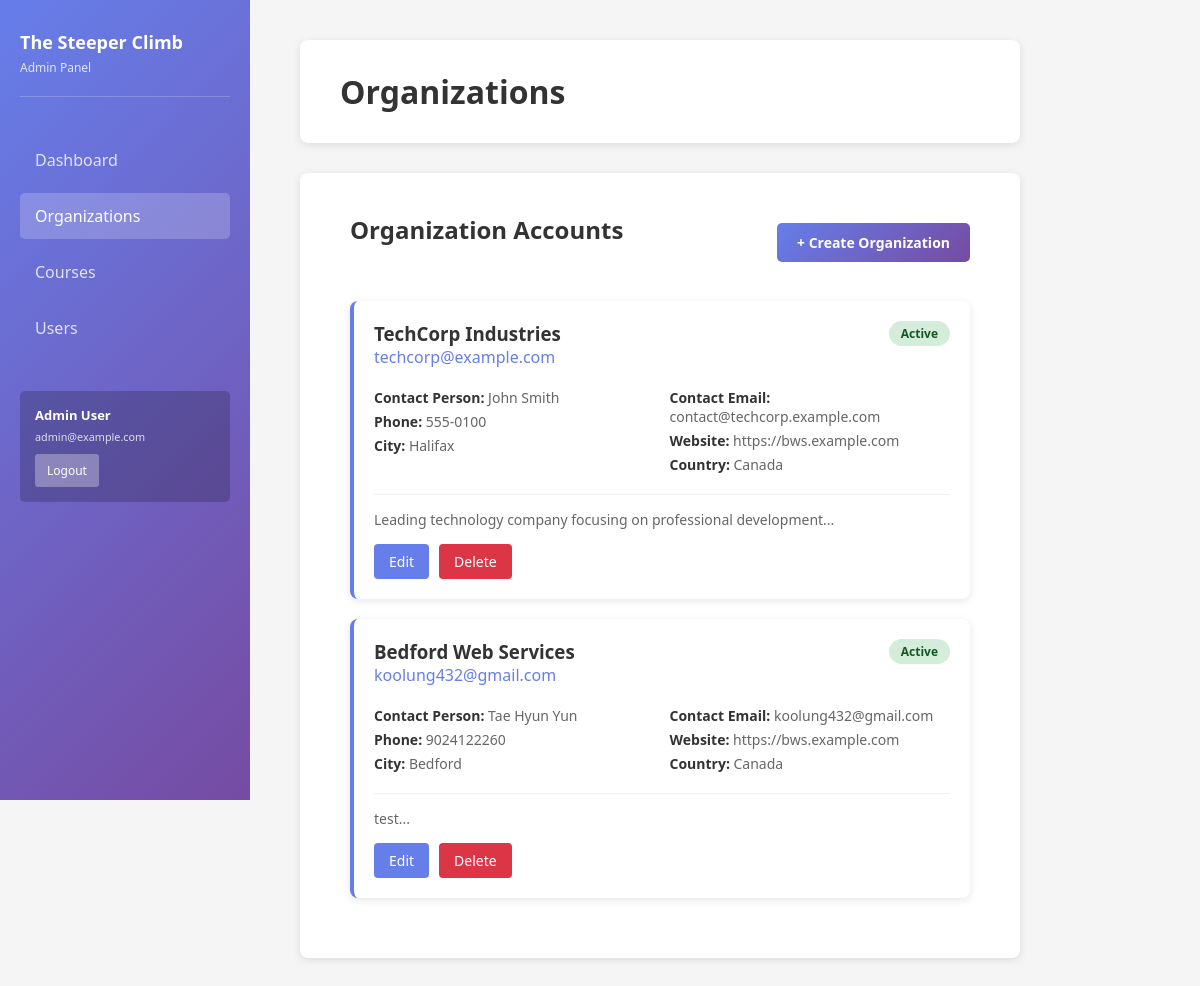
The app's page /public/admin/organizations.php (signed in) with its own data.
### tables this page shows
CREATE TABLE `users` (
  `id` int(11) NOT NULL,
  `email` varchar(255) NOT NULL,
  `password_hash` varchar(255) NOT NULL,
  `first_name` varchar(100) NOT NULL,
  `last_name` varchar(100) NOT NULL,
  `role` enum('admin','organization','student') NOT NULL,
  `status` enum('active','inactive','suspended') NOT NULL DEFAULT 'active',
  `created_at` timestamp NOT NULL DEFAULT current_timestamp(),
  `updated_at` timestamp NOT NULL DEFAULT current_timestamp() ON UPDATE current_timestamp(),
  `last_login` datetime DEFAULT NULL,
  `phone` varchar(20) DEFAULT NULL,
  `organization_name` varchar(255) DEFAULT NULL,
  `organization_description` text DEFAULT NULL,
  `organization_website` varchar(255) DEFAULT NULL,
  `organization_address` text DEFAULT NULL,
  `organization_city` varchar(100) DEFAULT NULL,
  `organization_state` varchar(50) DEFAULT NULL,
  `organization_postal_code` varchar(20) DEFAULT NULL,
  `organization_country` varchar(100) DEFAULT NULL,
  `organization_contact_person` varchar(255) DEFAULT NULL,
  `organization_contact_email` varchar(255) DEFAULT NULL,
  `organization_contact_phone` varchar(20) DEFAULT NULL,
  `created_by` int(11) DEFAULT NULL,
  `organization_id` int(11) DEFAULT NULL
);

### src/Auth/Auth.php (called while the page is built, shortened)
<?php
class Auth {
    public static function isLoggedIn() {
        return isset($_SESSION['user_id']) && !self::isSessionExpired();
    }
    private static function isSessionExpired() {
        return false;
    }
    public static function getCurrentUser() {
        return [
            'id' => $_SESSION['user_id'],
            'email' => $_SESSION['email'],
            'first_name' => $_SESSION['first_name'],
            'last_name' => $_SESSION['last_name'],
            'role' => $_SESSION['role']
        ];
    }
}
?>

### src/Models/BaseModel.php (called while the page is built, shortened)
<?php
abstract class BaseModel {
    public function __construct($pdo) {
        $this->pdo = $pdo;
    }
}
?>

### src/Models/UserModel.php (called while the page is built, shortened)
<?php
require_once __DIR__ . '/BaseModel.php';
class UserModel extends BaseModel {
    protected $table = 'users';
    public function findByRole($role, $limit = null, $offset = 0) {
        $sql = "SELECT * FROM {$this->table} WHERE role = ?";
        $stmt = $this->pdo->prepare($sql);
        $stmt->execute([$role]);
        return $stmt->fetchAll(PDO::FETCH_ASSOC);
    }
}
?>

### public/admin/organizations.php (the view, shortened to what this page needs)
<?php
require_once __DIR__ . '/../../src/Auth/Auth.php';
require_once __DIR__ . '/../../src/Models/UserModel.php';
$pdo = getMainDatabaseConnection();
$userModel = new UserModel($pdo);
$adminUser = Auth::getCurrentUser();
$action = $_GET['action'] ?? 'list';
$editOrg = null;
$organizations = $userModel->findByRole(ROLE_ORGANIZATION);
?>
<!DOCTYPE html>
<html lang="en">
<head>
    <link rel="stylesheet" href="<?php echo APP_URL; ?>/assets/css/admin.css">
</head>
<body>
    <div class="container">
        <aside class="sidebar">
            <div class="logo">
                <h2>The Steeper Climb</h2>
                <p>Admin Panel</p>
            </div>
            <nav class="nav-menu">
                <ul>
                    <li><a href="dashboard.php">Dashboard</a></li>
                    <li class="active"><a href="organizations.php">Organizations</a></li>
                    <li><a href="courses.php">Courses</a></li>
                    <li><a href="users.php">Users</a></li>
                </ul>
            </nav>
            <div class="user-info">
                <p><?php echo htmlspecialchars($adminUser['first_name'] . ' ' . $adminUser['last_name']); ?></p>
                <small><?php echo htmlspecialchars($adminUser['email']); ?></small>
                <a href="<?php echo APP_URL; ?>/public/logout.php" class="logout-btn">Logout</a>
            </div>
        </aside>
        <main class="main-content">
            <header class="header">
                <h1><?php echo $action === 'create' ? 'Create Organization' : ($action === 'edit' ? 'Edit Organization' : 'Organizations'); ?></h1>
            </header>
            <?php if ($action === 'create' || $action === 'edit'): ?>
                <section class="content-section">
                    <form method="POST" action="organizations.php?action=<?php echo $action; ?><?php if ($action === 'edit') echo '&id=' . $editOrg['id']; ?>">
                        <div class="form-grid">
                            <div class="form-section">
                                <h4>Contact Information</h4>
                                <div class="form-group">
                                    <label>Email Address *</label>
                                    <input type="email" name="email" value="<?php echo htmlspecialchars($editOrg['email'] ?? ''); ?>" <?php echo $action === 'edit' ? 'readonly' : 'required'; ?>>
                                </div>
                                <div class="form-group">
                                    <label>First Name *</label>
                                    <input type="text" name="first_name" value="<?php echo htmlspecialchars($editOrg['first_name'] ?? ''); ?>" required>
                                </div>
                                <div class="form-group">
                                    <label>Last Name *</label>
                                    <input type="text" name="last_name" value="<?php echo htmlspecialchars($editOrg['last_name'] ?? ''); ?>" required>
                        </div>
                        <div class="form-group">
                            <label>Phone</label>
                            <input type="tel" name="phone" value="<?php echo htmlspecialchars($editOrg['phone'] ?? ''); ?>">
                        </div>
                    </div>
                    <div class="form-section">
                        <h4>Organization Details</h4>
                        <div class="form-group">
                            <label>Organization Name *</label>
                            <input type="text" name="organization_name" value="<?php echo htmlspecialchars($editOrg['organization_name'] ?? ''); ?>" required>
                        </div>
                        <div class="form-group">
                            <label>Website</label>
                            <input type="url" name="organization_website" value="<?php echo htmlspecialchars($editOrg['organization_website'] ?? ''); ?>">
                        </div>
                        <div class="form-group">
                            <label>Contact Person</label>
                            <input type="text" name="contact_person" value="<?php echo htmlspecialchars($editOrg['organization_contact_person'] ?? ''); ?>">
                        </div>
                        <div class="form-group">
                            <label>Contact Email</label>
                            <input type="email" name="contact_email" value="<?php echo htmlspecialchars($editOrg['organization_contact_email'] ?? ''); ?>">
                        </div>
                        <div class="form-group">
                            <label>Contact Phone</label>
                            <input type="tel" name="contact_phone" value="<?php echo htmlspecialchars($editOrg['organization_contact_phone'] ?? ''); ?>">
                        </div>
                    </div>
                </div>
                <div class="form-section">
                    <h4>Address Information</h4>
                    <div class="form-grid">
                        <div class="form-group">
                            <label>Address</label>
                            <input type="text" name="address" value="<?php echo htmlspecialchars($editOrg['organization_address'] ?? ''); ?>">
                        </div>
                        <div class="form-group">
                            <label>City</label>
                            <input type="text" name="city" value="<?php echo htmlspecialchars($editOrg['organization_city'] ?? ''); ?>">
                        </div>
                        <div class="form-group">
                            <label>State/Province</label>
                            <input type="text" name="state" value="<?php echo htmlspecialchars($editOrg['organization_state'] ?? ''); ?>">
                        </div>
                        <div class="form-group">
                            <label>Postal Code</label>
                            <input type="text" name="postal_code" value="<?php echo htmlspecialchars($editOrg['organization_postal_code'] ?? ''); ?>">
                        </div>
                        <div class="form-group" style="grid-column: 1 / -1;">
                            <label>Country</label>
                            <input type="text" name="country" value="<?php echo htmlspecialchars($editOrg['organization_country'] ?? ''); ?>">
                        </div>
                    </div>
                </div>
                <div class="form-section">
                    <h4>Description</h4>
                    <div class="form-group">
                        <label>Organization Description</label>
                        <textarea name="organization_description" rows="5"><?php echo htmlspecialchars($editOrg['organization_description'] ?? ''); ?></textarea>
                    </div>
                </div>
                <?php if ($action === 'edit'): ?>
                    <div class="form-group">
                        <label>Status</label>
                        <select name="status">
                            <option value="active" <?php echo $editOrg['status'] === 'active' ? 'selected' : ''; ?>>Active</option>
                            <option value="inactive" <?php echo $editOrg['status'] === 'inactive' ? 'selected' : ''; ?>>Inactive</option>
                            <option value="suspended" <?php echo $editOrg['status'] === 'suspended' ? 'selected' : ''; ?>>Suspended</option>
                        </select>
                    </div>
                <?php endif; ?>
                    <div class="form-actions">
                        <button type="submit" class="btn btn-primary"><?php echo $action === 'create' ? 'Create Organization' : 'Update Organization'; ?></button>
                        <a href="organizations.php" class="btn btn-secondary">Cancel</a>
                    </div>
                    </form>
                </section>
            <?php else: ?>
                <section class="content-section">
                    <div style="display: flex; justify-content: space-between; align-items: center; margin-bottom: 30px;">
                        <h2>Organization Accounts</h2>
                        <a href="organizations.php?action=create" class="btn btn-primary">+ Create Organization</a>
                    </div>            <?php if (empty($organizations)): ?>
                    <p style="text-align: center; color: #666;">No organizations found. <a href="organizations.php?action=create">Create one now</a>.</p>
            <?php else: ?>
                    <?php foreach ($organizations as $org): ?>
                        <div class="org-card">
                            <div style="display: flex; justify-content: space-between; align-items: start;">
                                <div>
                                    <h3><?php echo htmlspecialchars($org['organization_name']); ?></h3>
                                    <p style="margin: 0; color: #667eea; font-weight: 500;"><?php echo htmlspecialchars($org['email']); ?></p>
                                </div>
                                <span class="status-badge status-<?php echo $org['status']; ?>"><?php echo ucfirst($org['status']); ?></span>
                            </div>
                            <div class="org-info">
                                <div>
                                    <p><strong>Contact Person:</strong> <?php echo htmlspecialchars($org['organization_contact_person'] ?: '-'); ?></p>
                                    <p><strong>Phone:</strong> <?php echo htmlspecialchars($org['phone'] ?: '-'); ?></p>
                                    <p><strong>City:</strong> <?php echo htmlspecialchars($org['organization_city'] ?: '-'); ?></p>
                                </div>
                                <div>
                                    <p><strong>Contact Email:</strong> <?php echo htmlspecialchars($org['organization_contact_email'] ?: '-'); ?></p>
                                    <p><strong>Website:</strong> <?php echo htmlspecialchars($org['organization_website'] ?: '-'); ?></p>
                                    <p><strong>Country:</strong> <?php echo htmlspecialchars($org['organization_country'] ?: '-'); ?></p>
                                </div>
                            </div>
                            <?php if ($org['organization_description']): ?>
                                <p style="margin: 15px 0 0 0; padding-top: 15px; border-top: 1px solid #eee; color: #666; font-size: 14px;">
                                    <?php echo htmlspecialchars(substr($org['organization_description'], 0, 150)); ?>...
                                </p>
                            <?php endif; ?>
                            <div class="org-actions">
                                <a href="organizations.php?action=edit&id=<?php echo $org['id']; ?>" class="btn-edit">Edit</a>
                                <a href="organizations.php?action=delete&id=<?php echo $org['id']; ?>" class="btn-delete" onclick="return confirm('Are you sure you want to delete this organization?');">Delete</a>
                            </div>
                        </div>
                    <?php endforeach; ?>
            <?php endif; ?>
                </section>
            <?php endif; ?>
        </main>
    </div>
</body>
</html>

### records on screen
users: organization_name "TechCorp Industries", email "techcorp@example.com", status "Active", organization_contact_person "John Smith", phone "555-0100", organization_city "Halifax", organization_contact_email "contact@techcorp.example.com", organization_website "https://bws.example.com", organization_country "Canada", organization_description "Leading technology company focusing on professional development"
users: organization_name "Bedford Web Services", email "koolung432@gmail.com", status "Active", organization_contact_person "Tae Hyun Yun", phone "9024122260", organization_city "Bedford", organization_contact_email "koolung432@gmail.com", organization_website "https://bws.example.com", organization_country "Canada", organization_description "test"

### other values on screen
$adminUser['first_name'] . ' ' . $adminUser['last_name'] "Admin User"
$adminUser['email'] "admin@example.com"
